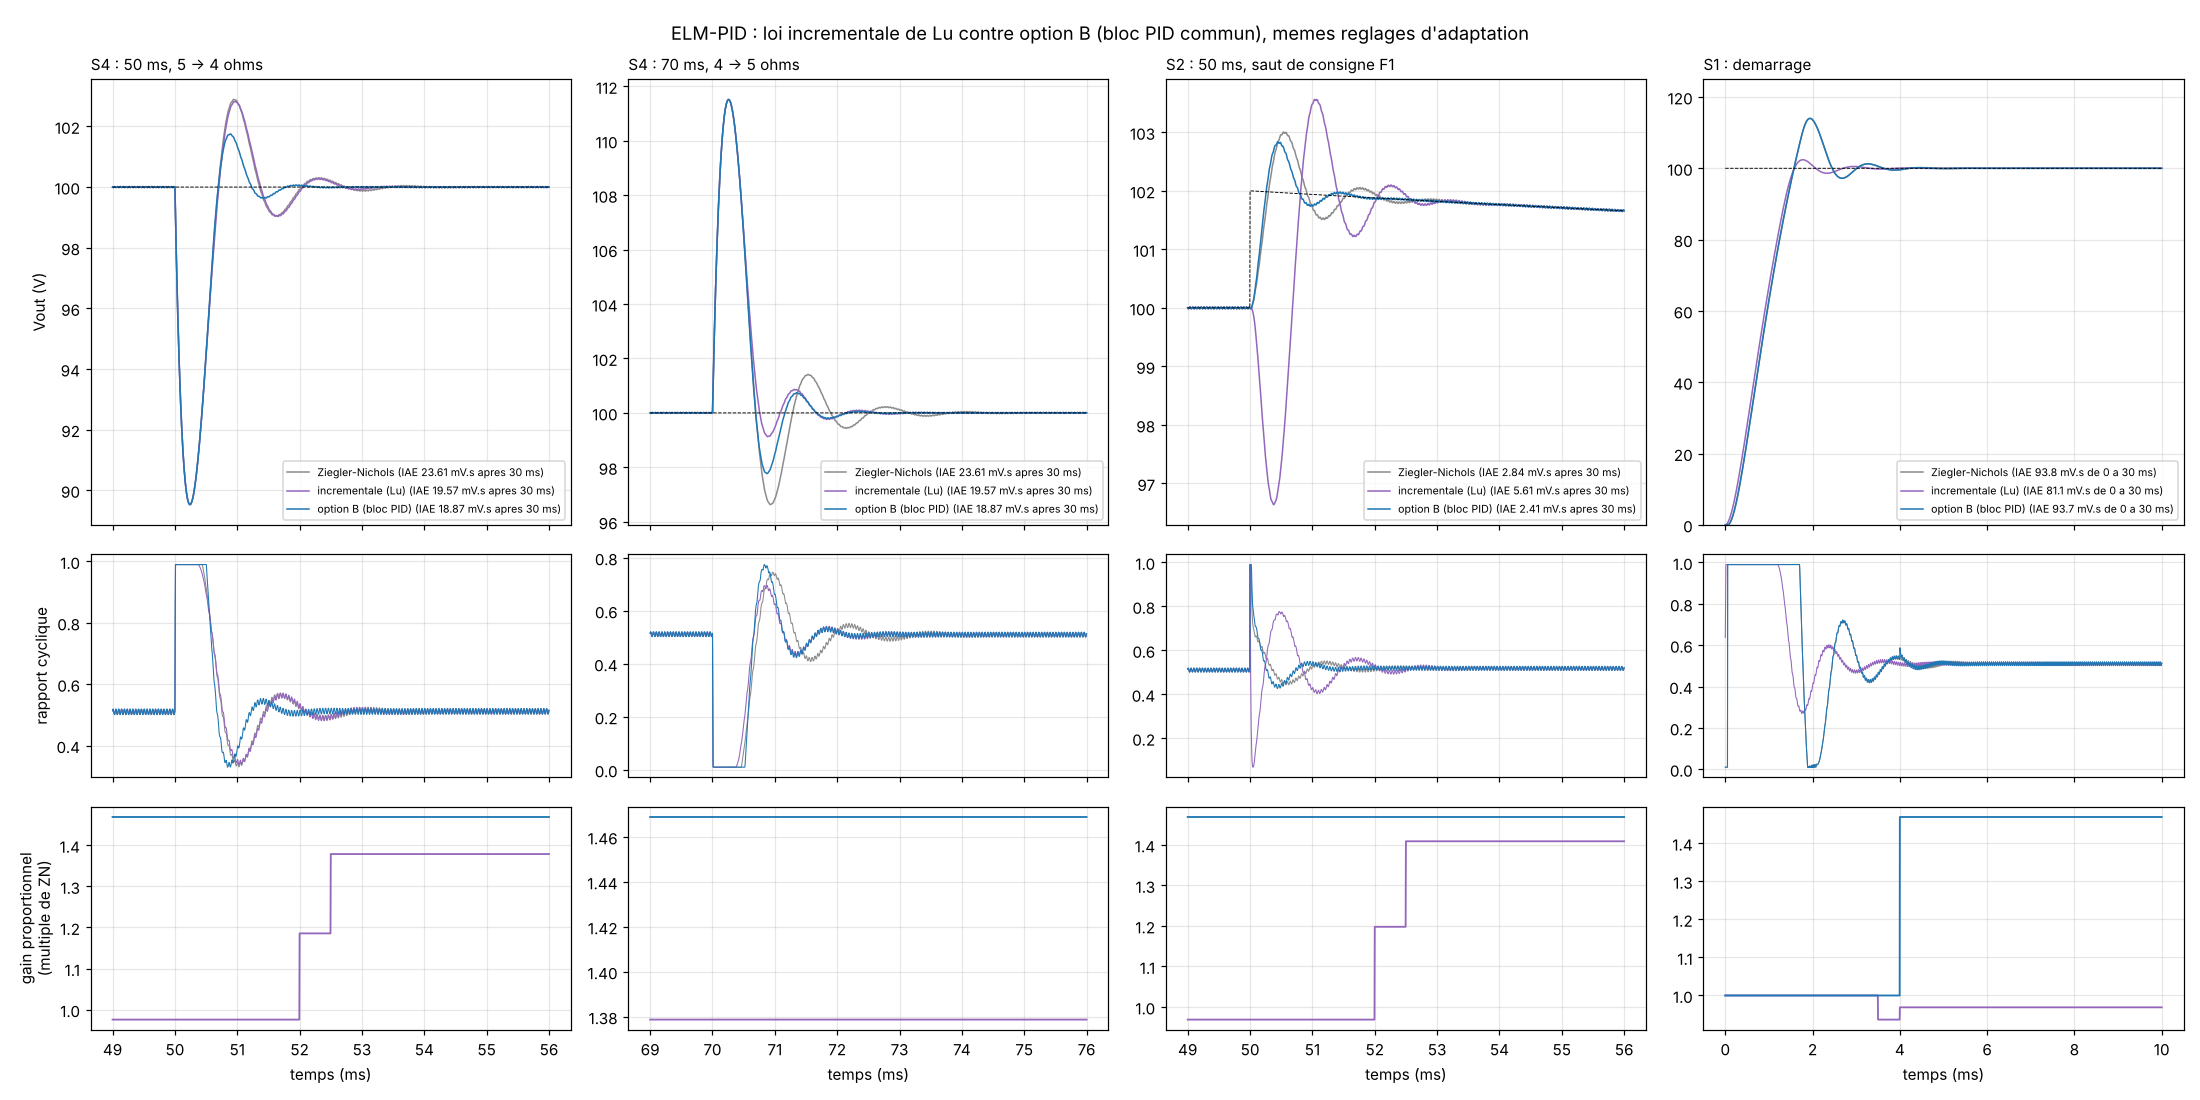

Reproduce this figure in Python.
# =============================================================================
# elm_incremental_contre_B.py
#
# VERSION
#   1 (8 octobre 2026).
#
# OBJECTIF
#   Pour le chapitre 4 : justifier le choix de l'option B en comparant les
#   deux versions de l'ELM-PID, chacune prise dans son dossier :
#     - ../ELM_PID_INCREMENTAL : loi PID incrementale de Lu (7 octobre) ;
#     - ../ELM_PID             : option B, bloc PID commun a gains externes.
#   Seule la loi differe : modele ELM, OS-ELM, gradient, porte, zones
#   mortes, ensemble admissible (recalcule pour chaque loi) et projection
#   sont les memes, avec les memes reglages.
#   Essais fixes AVANT le calcul (ELM_PID/criteres_elm_pid.txt, section 7,
#   commit 1d16b45) : S4 pour la comparaison, avec la decomposition de J ;
#   S2 et S1 seulement pour montrer les deux mecanismes (a-coup de consigne,
#   demarrage), quel que soit leur resultat. On ajoute, en reference, le
#   PID de Ziegler-Nichols (point de depart des deux versions).
#
# CE QUE PRODUIT CE SCRIPT
#   elm_incremental_contre_B_sortie_console.txt (a rediriger),
#   elm_incremental_contre_B.json, elm_incremental_contre_B.png.
#
# COMMENT LANCER CE SCRIPT
#   python elm_incremental_contre_B.py > elm_incremental_contre_B_sortie_console.txt
#   (une minute ; les dossiers ELM_PID et ELM_PID_INCREMENTAL a cote).
# =============================================================================

import os
import json
import numpy as np
import matplotlib
matplotlib.use("Agg")
import matplotlib.pyplot as plt

try:
    DOSSIER = os.path.dirname(os.path.abspath(__file__))
except NameError:
    DOSSIER = os.getcwd()
RACINE = os.path.dirname(DOSSIER)


def charger(dossier):
    """Definitions du banc d'une version (jusqu'a l'etape 2), dans un espace
    de noms propre."""
    chemin = os.path.join(RACINE, dossier, "banc_elm_pid.py")
    ns = {"__file__": chemin, "__name__": "definitions"}
    with open(chemin, encoding="utf-8") as f:
        src = f.read()
    exec(src[:src.index("# %% ETAPE 2 :")], ns)
    with open(os.path.join(RACINE, dossier, "banc_elm_pid_resultats.json"), encoding="utf-8") as f:
        ns["RESULTATS"] = json.load(f)
    return ns


VERSIONS = {"incrementale (Lu)": charger("ELM_PID_INCREMENTAL"), "option B (bloc PID)": charger("ELM_PID")}
NS_B = VERSIONS["option B (bloc PID)"]
K30 = int(round(0.03 / NS_B["TC"]))


def lancer(ns, fabrique, code):
    sc = {s["code"]: s for s in ns["SCENARIOS"]}[code]
    reg = fabrique()
    sim = ns["simuler"](reg, sc)
    o = ns["grandeurs"](sim, sc)
    e = sim["consigne"] - sim["v"]
    return {"o": o, "sim": sim, "reg": reg, "IAE_dem": float(np.sum(np.abs(e[:K30])) * ns["TC"])}


# 1. Cout J et sa decomposition (fichiers de resultats de chaque dossier)
print("Cout J (13 termes) et decomposition, d'apres banc_elm_pid_resultats.json de chaque dossier")
TABLE_J = {}
for nom, ns in VERSIONS.items():
    r = ns["RESULTATS"]
    TABLE_J[nom] = {"J": r["J"]["ELM-PID"], "apres30": r["decomposition"]["ELM-PID"][0],
                    "demarrage": r["decomposition"]["ELM-PID"][1]}
    print(f"  {nom:22s} J {TABLE_J[nom]['J']:.3f} ; apres 30 ms {TABLE_J[nom]['apres30']:.3f} ; "
          f"demarrage {TABLE_J[nom]['demarrage']:.3f}")

# 2. Les trois essais
CODES = ("S4", "S2", "S1")
RES = {}
for code in CODES:
    RES[code] = {"Ziegler-Nichols": lancer(NS_B, lambda: NS_B["PIDClassique"](), code)}
    for nom, ns in VERSIONS.items():
        RES[code][nom] = lancer(ns, lambda ns=ns: ns["ELMPID"](), code)
    for nom, ns in VERSIONS.items():                       # controle : le banc redonne son fichier
        attendu = ns["RESULTATS"]["references"]["ELM-PID"][code]["grandeurs"]["IAE"]
        if abs(RES[code][nom]["o"]["IAE"] - attendu) > 1e-12:
            raise RuntimeError(f"{nom}, {code} : IAE {RES[code][nom]['o']['IAE']} au lieu de {attendu}.")

print("\nIAE (mV.s) et grandeurs ; controle : chaque version redonne l'IAE de son fichier de resultats")
SORTIE = {"J": TABLE_J, "essais": {}}
for code in CODES:
    print(f"  {code}")
    SORTIE["essais"][code] = {}
    for nom, r in RES[code].items():
        o = r["o"]
        ev = o["evenements"]
        x_fin = (r["reg"].journal[-1]["x"].tolist() if hasattr(r["reg"], "journal") else [1.0, 1.0, 1.0])
        nb = (sum(1 for j in r["reg"].journal if j["change"]) if hasattr(r["reg"], "journal") else 0)
        SORTIE["essais"][code][nom] = {"IAE_apres30_mVs": o["IAE"] * 1e3, "IAE_dem_mVs": r["IAE_dem"] * 1e3,
                                       "depassement_pct": o["depassement_pct"], "e_max_V": o["e_max_V"],
                                       "fenetres_gains_changes": nb, "x_final": x_fin,
                                       "evenements": [{"t_ms": e_["t_ms"], "IAE_mVs": e_["IAE"] * 1e3,
                                                       "e_max_V": e_["e_max_V"], "revenu": e_["revenu"]} for e_ in ev]}
        print(f"    {nom:22s} apres 30 ms {o['IAE'] * 1e3:7.2f} ; demarrage {r['IAE_dem'] * 1e3:7.2f} ; "
              f"depassement {o['depassement_pct']:5.1f} % ; ecart max {o['e_max_V']:5.2f} V ; gains changes {nb:2d} fois")
        for e_ in ev:
            print(f"        evenement a {e_['t_ms']:5.1f} ms : IAE {e_['IAE'] * 1e3:6.2f} mV.s, ecart max {e_['e_max_V']:5.2f} V")

with open(os.path.join(DOSSIER, "elm_incremental_contre_B.json"), "w", encoding="utf-8") as f:
    json.dump(SORTIE, f, indent=1)

# 3. Figure : S4 (deux evenements), S2 (saut de consigne), S1 (demarrage)
COUL = {"Ziegler-Nichols": "0.55", "incrementale (Lu)": "tab:purple", "option B (bloc PID)": "tab:blue"}
FENETRES = (("S4", 49.0, 56.0, "S4 : 50 ms, 5 -> 4 ohms"), ("S4", 69.0, 76.0, "S4 : 70 ms, 4 -> 5 ohms"),
            ("S2", 49.0, 56.0, "S2 : 50 ms, saut de consigne F1"), ("S1", 0.0, 10.0, "S1 : demarrage"))
fig, ax = plt.subplots(3, 4, figsize=(20, 10), sharex="col", gridspec_kw={"height_ratios": [2, 1, 1]})
for col, (code, t0, t1, titre_) in enumerate(FENETRES):
    for nom, r in RES[code].items():
        s = r["sim"]
        t = s["t"] * 1e3
        k = (t >= t0) & (t <= t1)
        lab = f"{nom} (IAE {r['o']['IAE'] * 1e3:.2f} mV.s apres 30 ms)" if code != "S1" else \
            f"{nom} (IAE {r['IAE_dem'] * 1e3:.1f} mV.s de 0 a 30 ms)"
        ax[0, col].plot(t[k], s["v"][k], color=COUL[nom], lw=1.0, label=lab)
        ax[1, col].plot(t[k], s["d"][k], color=COUL[nom], lw=0.7)
        if hasattr(r["reg"], "K_pas"):
            ns = VERSIONS[nom]
            Kx = np.array(r["reg"].K_pas) / ns["K_ZN"]
            ax[2, col].plot(t[k], Kx[k, 0], color=COUL[nom], lw=1.2)
    ax[0, col].plot(t[k], RES[code]["Ziegler-Nichols"]["sim"]["consigne"][k], "k--", lw=0.6)
    ax[0, col].set_title(titre_, fontsize=10, loc="left")
    if code == "S1":
        ax[0, col].set_ylim(0, 125)
    ax[0, col].legend(fontsize=7, loc="lower right")
    ax[2, col].set_xlabel("temps (ms)")
    for a in ax[:, col]:
        a.grid(alpha=0.3)
ax[0, 0].set_ylabel("Vout (V)")
ax[1, 0].set_ylabel("rapport cyclique")
ax[2, 0].set_ylabel("gain proportionnel\n(multiple de ZN)")
fig.suptitle("ELM-PID : loi incrementale de Lu contre option B (bloc PID commun), memes reglages d'adaptation",
             fontsize=12)
fig.tight_layout()
fig.savefig(os.path.join(DOSSIER, "elm_incremental_contre_B.png"), dpi=110)
plt.close(fig)
print("\nelm_incremental_contre_B.json et elm_incremental_contre_B.png ecrits.")
